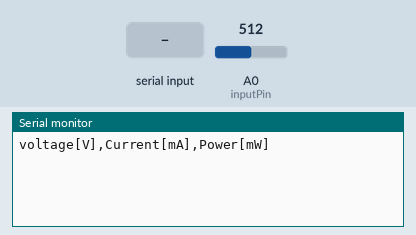
This sketch was run on a simulated Arduino Uno, built with avr-gcc and run on an emulated ATmega328P. Shown: the last lines printed to the serial monitor. The test bench sets the inputs (shaded band); at power-on: A0 (inputPin) = 512.

Above: at 1.2 s.
1.3 s: "b" received over Serial
At 1.8 s:
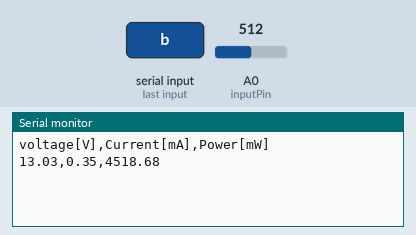
3.8 s: A0 (inputPin) set to 716
At 5.1 s:
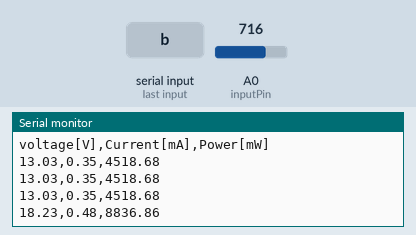
5.3 s: A0 (inputPin) set to 900
At 6.1 s:
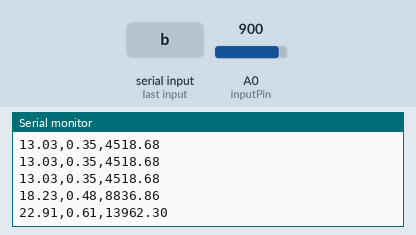
Timing chart, 0 to 8.3 s (numbered marks = the images above; inputs shaded):
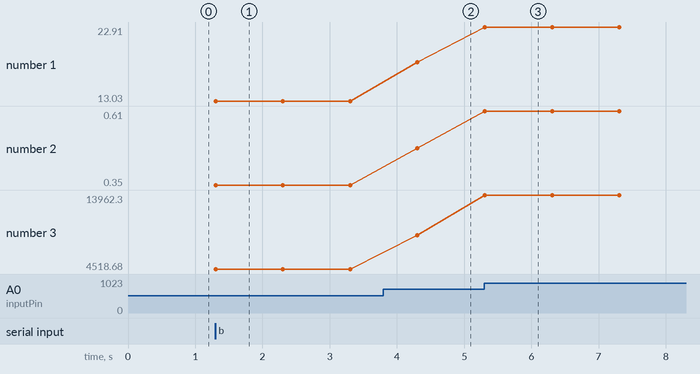

The sketch:

Voltage_Measurement_module.ino
```cpp
/* --- SET PARAMETERS --- */

//define input pin
#define inputPin A0

//Define resistances used
float R1 = 30100.0;
float R2 = 7500.0;

//Voltages for input and bridge
float V_input = 0.0;
float V_adc = 0.0;
float current = 0.0;
float power = 0.0;

//reference voltage
const float Vref = 5.2;

//10bit value at ADC
int adc_value = 0;

//Serial command
char serial_input = ' ';
bool carry_out = false;
bool headers = true;

/* --- CODE BEGINS HERE --- */

void setup() {
  // Begin communication:
Serial.begin(9600);
//Serial.println("VOLTAGE MEASUREMENT");
//Serial.println("Enter 'b' to begin measurement and 't' to terminate");
if (headers){
  Serial.println("voltage[V],Current[mA],Power[mW]");
}

//analogReference(INTERNAL);
}


void loop() {

  if (Serial.available() > 0 )
  {
    switch (Serial.read())
    {
    case 'b':
      carry_out = true;
      break;
    case 't':
      carry_out = false;
      break;
    }
  }
  if (carry_out)
  {
      // Read Analogue input
      adc_value = analogRead(inputPin);

      // Determine voltage at bridge
      V_adc = (adc_value*Vref)/1024.0;

      //Calculate Input voltage
      V_input = V_adc*(R1 + R2)/R2;

      //calculate current and power
      current = V_adc/R2*1000;
      power = V_input*current*1000;

      //Print Results
      Serial.print(V_input);
      Serial.print(",");
      Serial.print(current);
      Serial.print(",");
      Serial.println(power);

      //delay
      delay(1000);
      }

  }
```

Measured:
- after the input at 1.3 s, the serial monitor: prints a new line at once (image 1)
- after the input at 3.8 s, the serial monitor: prints a new line after 0.51 s (image 2)
- after the input at 5.3 s, the serial monitor: prints a new line at once (image 3)
- plotted number 1: 13.03 → 18.23 after the input at 3.8 s, 18.23 → 22.91 after the input at 5.3 s
- plotted number 2: 0.35 → 0.48 after the input at 3.8 s, 0.48 → 0.61 after the input at 5.3 s
- plotted number 3: 4518.68 → 8836.86 after the input at 3.8 s, 8836.86 → 13962.3 after the input at 5.3 s
